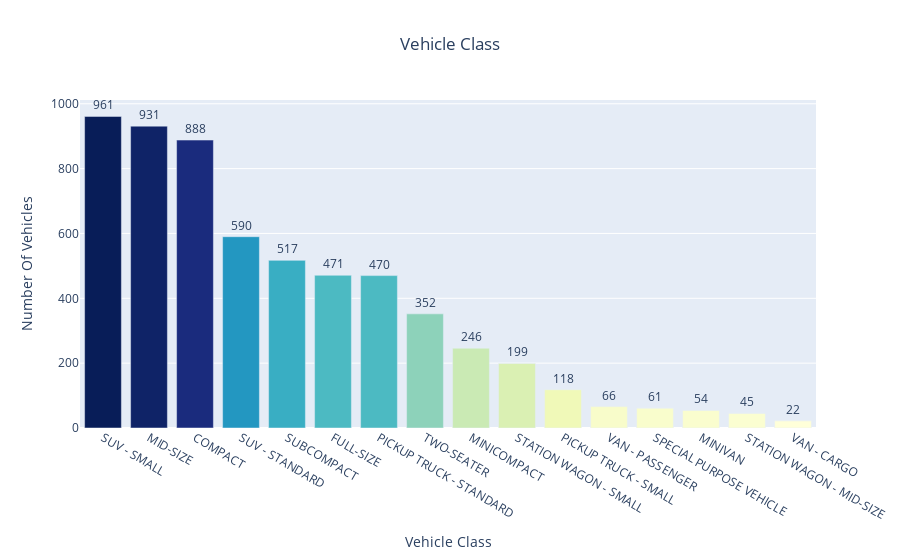

Notebook cell for this chart:
### Markdown cell above
From this table, Van-Passenger has the highest CO2 Emissions on average and it maybe due to large engine size(L) which means it might consume a lot of fuel which directly affects the CO2 Emissions.

### Code cell
df_Vehicle_Class=df['Vehicle Class'].value_counts().reset_index().rename(columns={'index':'Vehicle_Class','Vehicle Class':'Count'})
fig = go.Figure(go.Bar(
    x=df_Vehicle_Class['Vehicle_Class'],y=df_Vehicle_Class['Count'],
    marker={'color': df_Vehicle_Class['Count'], 
    'colorscale': "YlGnBu"},  
    text=df_Vehicle_Class['Count'],
    textposition = "outside",
))
fig.update_layout(title_text=' Vehicle Class',xaxis_title="Vehicle Class",yaxis_title="Number Of Vehicles ",title_x=0.5)
fig.show()

### Figure 1 — Plotly figure (JSON) as saved in the notebook; plotly's stock layout.template omitted (floating-point values rounded to 4 significant figures)
{"data": [{"marker": {"color": [961, 931, 888, 590, 517, 471, 470, 352, 246, 199, 118, 66, 61, 54, 45, 22], "colorscale": [[0, "rgb(255,255,217)"], [0.125, "rgb(237,248,177)"], [0.25, "rgb(199,233,180)"], [0.375, "rgb(127,205,187)"], [0.5, "rgb(65,182,196)"], [0.625, "rgb(29,145,192)"], [0.75, "rgb(34,94,168)"], [0.875, "rgb(37,52,148)"], [1, "rgb(8,29,88)"]]}, "text": [961, 931, 888, 590, 517, 471, 470, 352, 246, 199, 118, 66, 61, 54, 45, 22], "textposition": "outside", "type": "bar", "x": ["SUV - SMALL", "MID-SIZE", "COMPACT", "SUV - STANDARD", "SUBCOMPACT", "FULL-SIZE", "PICKUP TRUCK - STANDARD", "TWO-SEATER", "MINICOMPACT", "STATION WAGON - SMALL", "PICKUP TRUCK - SMALL", "VAN - PASSENGER", "SPECIAL PURPOSE VEHICLE", "MINIVAN", "STATION WAGON - MID-SIZE", "VAN - CARGO"], "y": [961, 931, 888, 590, 517, 471, 470, 352, 246, 199, 118, 66, 61, 54, 45, 22]}], "layout": {"title": {"text": " Vehicle Class", "x": 0.5}, "xaxis": {"title": {"text": "Vehicle Class"}}, "yaxis": {"title": {"text": "Number Of Vehicles "}}}}
